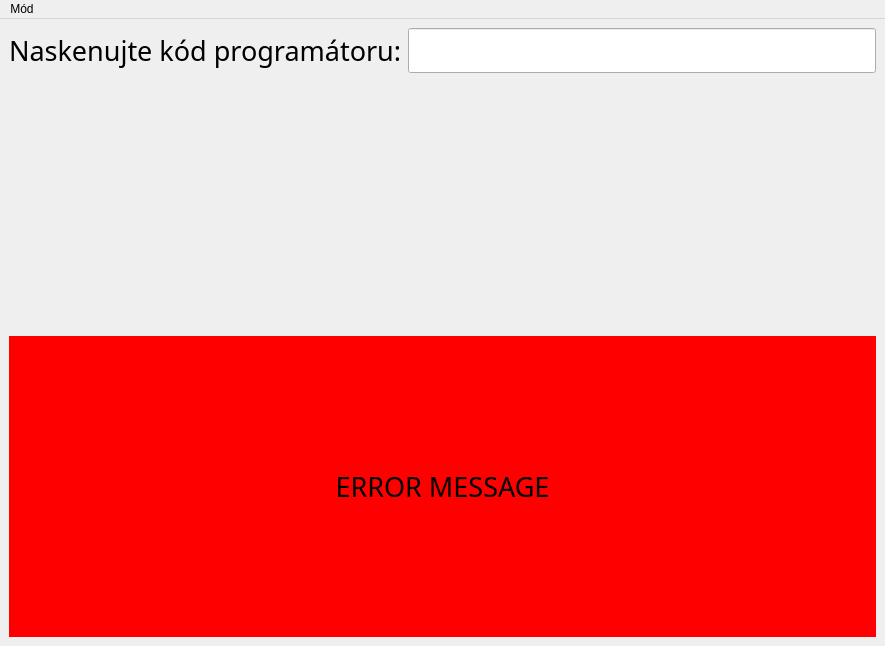
<?xml version="1.0" encoding="UTF-8"?>
<ui version="4.0">
 <class>MainWindow</class>
 <widget class="QMainWindow" name="MainWindow">
  <property name="geometry">
   <rect>
    <x>0</x>
    <y>0</y>
    <width>885</width>
    <height>646</height>
   </rect>
  </property>
  <property name="windowTitle">
   <string>Turris MOX - Router tool GUI</string>
  </property>
  <widget class="QWidget" name="centralwidget">
   <layout class="QVBoxLayout" name="verticalLayout">
    <item>
     <layout class="QGridLayout" name="programmersLayout"/>
    </item>
    <item>
     <layout class="QFormLayout" name="formLayout">
      <item row="0" column="0">
       <widget class="QLabel" name="programmerLabel">
        <property name="font">
         <font>
          <family>Sans</family>
          <pointsize>20</pointsize>
         </font>
        </property>
        <property name="text">
         <string>Naskenujte kód programátoru:</string>
        </property>
       </widget>
      </item>
      <item row="0" column="1">
       <widget class="QLineEdit" name="barcodeLineEdit">
        <property name="font">
         <font>
          <family>Sans</family>
          <pointsize>20</pointsize>
         </font>
        </property>
       </widget>
      </item>
     </layout>
    </item>
    <item>
     <widget class="QLabel" name="error_label">
      <property name="enabled">
       <bool>true</bool>
      </property>
      <property name="font">
       <font>
        <family>Sans</family>
        <pointsize>20</pointsize>
       </font>
      </property>
      <property name="autoFillBackground">
       <bool>false</bool>
      </property>
      <property name="styleSheet">
       <string notr="true">background-color: rgb(255, 0, 0);</string>
      </property>
      <property name="frameShape">
       <enum>QFrame::NoFrame</enum>
      </property>
      <property name="text">
       <string>ERROR MESSAGE</string>
      </property>
      <property name="alignment">
       <set>Qt::AlignCenter</set>
      </property>
     </widget>
    </item>
   </layout>
  </widget>
  <widget class="QMenuBar" name="menubar">
   <property name="geometry">
    <rect>
     <x>0</x>
     <y>0</y>
     <width>885</width>
     <height>22</height>
    </rect>
   </property>
   <widget class="QMenu" name="menuMode">
    <property name="title">
     <string>Mód</string>
    </property>
    <addaction name="actionProduk_n"/>
    <addaction name="actionTest_stanovi_t"/>
    <addaction name="separator"/>
    <addaction name="actionManu_ln_Testovac"/>
   </widget>
   <addaction name="menuMode"/>
  </widget>
  <action name="actionManu_ln_Testovac">
   <property name="text">
    <string>Manuální</string>
   </property>
  </action>
  <action name="actionProduk_n">
   <property name="text">
    <string>Produkční</string>
   </property>
  </action>
  <action name="actionTest_stanovi_t">
   <property name="text">
    <string>Test stanoviště</string>
   </property>
  </action>
 </widget>
 <resources>
  <include location="icons.qrc"/>
 </resources>
 <connections>
  <connection>
   <sender>barcodeLineEdit</sender>
   <signal>returnPressed()</signal>
   <receiver>MainWindow</receiver>
   <slot>barcodeScanEnter()</slot>
   <hints>
    <hint type="sourcelabel">
     <x>629</x>
     <y>67</y>
    </hint>
    <hint type="destinationlabel">
     <x>442</x>
     <y>322</y>
    </hint>
   </hints>
  </connection>
 </connections>
 <slots>
  <slot>barcodeScanEnter()</slot>
 </slots>
</ui>
